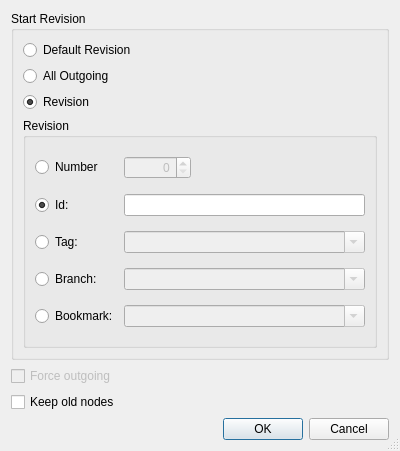
<?xml version="1.0" encoding="UTF-8"?>
<ui version="4.0">
 <class>HgHisteditConfigDialog</class>
 <widget class="QDialog" name="HgHisteditConfigDialog">
  <property name="geometry">
   <rect>
    <x>0</x>
    <y>0</y>
    <width>400</width>
    <height>451</height>
   </rect>
  </property>
  <property name="windowTitle">
   <string>Histedit Configuration</string>
  </property>
  <property name="sizeGripEnabled">
   <bool>true</bool>
  </property>
  <layout class="QVBoxLayout" name="verticalLayout_2">
   <item>
    <widget class="QGroupBox" name="groupBox">
     <property name="title">
      <string>Start Revision</string>
     </property>
     <layout class="QVBoxLayout" name="verticalLayout">
      <item>
       <widget class="QRadioButton" name="defaultButton">
        <property name="toolTip">
         <string>Select to use the default revision as the base</string>
        </property>
        <property name="text">
         <string>Default Revision</string>
        </property>
        <property name="checked">
         <bool>false</bool>
        </property>
       </widget>
      </item>
      <item>
       <widget class="QRadioButton" name="outgoingButton">
        <property name="toolTip">
         <string>Select to edit all outgoing revisions</string>
        </property>
        <property name="text">
         <string>All Outgoing</string>
        </property>
       </widget>
      </item>
      <item>
       <widget class="QRadioButton" name="revisionButton">
        <property name="toolTip">
         <string>Select to use a revision as start point</string>
        </property>
        <property name="text">
         <string>Revision</string>
        </property>
        <property name="checked">
         <bool>true</bool>
        </property>
       </widget>
      </item>
      <item>
       <widget class="QGroupBox" name="revisionGroupBox">
        <property name="enabled">
         <bool>true</bool>
        </property>
        <property name="title">
         <string>Revision</string>
        </property>
        <layout class="QGridLayout" name="gridLayout">
         <item row="0" column="0">
          <widget class="QRadioButton" name="numberButton">
           <property name="toolTip">
            <string>Select to specify a revision by number</string>
           </property>
           <property name="text">
            <string>Number</string>
           </property>
           <property name="checked">
            <bool>false</bool>
           </property>
          </widget>
         </item>
         <item row="0" column="1">
          <widget class="QSpinBox" name="numberSpinBox">
           <property name="enabled">
            <bool>false</bool>
           </property>
           <property name="toolTip">
            <string>Enter a revision number</string>
           </property>
           <property name="alignment">
            <set>Qt::AlignRight</set>
           </property>
           <property name="maximum">
            <number>999999999</number>
           </property>
          </widget>
         </item>
         <item row="0" column="2">
          <spacer>
           <property name="orientation">
            <enum>Qt::Horizontal</enum>
           </property>
           <property name="sizeHint" stdset="0">
            <size>
             <width>40</width>
             <height>20</height>
            </size>
           </property>
          </spacer>
         </item>
         <item row="1" column="0">
          <widget class="QRadioButton" name="idButton">
           <property name="toolTip">
            <string>Select to specify a revision by changeset id</string>
           </property>
           <property name="text">
            <string>Id:</string>
           </property>
           <property name="checked">
            <bool>true</bool>
           </property>
          </widget>
         </item>
         <item row="1" column="1" colspan="2">
          <widget class="QLineEdit" name="idEdit">
           <property name="enabled">
            <bool>true</bool>
           </property>
           <property name="toolTip">
            <string>Enter a changeset id</string>
           </property>
          </widget>
         </item>
         <item row="2" column="0">
          <widget class="QRadioButton" name="tagButton">
           <property name="toolTip">
            <string>Select to specify a revision by a tag</string>
           </property>
           <property name="text">
            <string>Tag:</string>
           </property>
          </widget>
         </item>
         <item row="2" column="1" colspan="2">
          <widget class="QComboBox" name="tagCombo">
           <property name="enabled">
            <bool>false</bool>
           </property>
           <property name="toolTip">
            <string>Enter a tag name</string>
           </property>
           <property name="editable">
            <bool>true</bool>
           </property>
          </widget>
         </item>
         <item row="3" column="0">
          <widget class="QRadioButton" name="branchButton">
           <property name="toolTip">
            <string>Select to specify a revision by a branch</string>
           </property>
           <property name="text">
            <string>Branch:</string>
           </property>
          </widget>
         </item>
         <item row="3" column="1" colspan="2">
          <widget class="QComboBox" name="branchCombo">
           <property name="enabled">
            <bool>false</bool>
           </property>
           <property name="toolTip">
            <string>Enter a branch name</string>
           </property>
           <property name="editable">
            <bool>true</bool>
           </property>
          </widget>
         </item>
         <item row="4" column="0">
          <widget class="QRadioButton" name="bookmarkButton">
           <property name="toolTip">
            <string>Select to specify a revision by a bookmark</string>
           </property>
           <property name="text">
            <string>Bookmark:</string>
           </property>
          </widget>
         </item>
         <item row="4" column="1" colspan="2">
          <widget class="QComboBox" name="bookmarkCombo">
           <property name="enabled">
            <bool>false</bool>
           </property>
           <property name="sizePolicy">
            <sizepolicy hsizetype="Expanding" vsizetype="Fixed">
             <horstretch>0</horstretch>
             <verstretch>0</verstretch>
            </sizepolicy>
           </property>
           <property name="toolTip">
            <string>Enter a bookmark name</string>
           </property>
           <property name="editable">
            <bool>true</bool>
           </property>
          </widget>
         </item>
        </layout>
       </widget>
      </item>
     </layout>
    </widget>
   </item>
   <item>
    <widget class="QCheckBox" name="forceCheckBox">
     <property name="enabled">
      <bool>false</bool>
     </property>
     <property name="toolTip">
      <string>Select to force outgoing</string>
     </property>
     <property name="text">
      <string>Force outgoing</string>
     </property>
    </widget>
   </item>
   <item>
    <widget class="QCheckBox" name="keepCheckBox">
     <property name="toolTip">
      <string>Select to keep old nodes</string>
     </property>
     <property name="text">
      <string>Keep old nodes</string>
     </property>
    </widget>
   </item>
   <item>
    <widget class="QDialogButtonBox" name="buttonBox">
     <property name="orientation">
      <enum>Qt::Horizontal</enum>
     </property>
     <property name="standardButtons">
      <set>QDialogButtonBox::Cancel|QDialogButtonBox::Ok</set>
     </property>
    </widget>
   </item>
  </layout>
 </widget>
 <tabstops>
  <tabstop>defaultButton</tabstop>
  <tabstop>outgoingButton</tabstop>
  <tabstop>revisionButton</tabstop>
  <tabstop>numberButton</tabstop>
  <tabstop>numberSpinBox</tabstop>
  <tabstop>idButton</tabstop>
  <tabstop>idEdit</tabstop>
  <tabstop>tagButton</tabstop>
  <tabstop>tagCombo</tabstop>
  <tabstop>branchButton</tabstop>
  <tabstop>branchCombo</tabstop>
  <tabstop>bookmarkButton</tabstop>
  <tabstop>bookmarkCombo</tabstop>
  <tabstop>forceCheckBox</tabstop>
  <tabstop>keepCheckBox</tabstop>
 </tabstops>
 <resources/>
 <connections>
  <connection>
   <sender>buttonBox</sender>
   <signal>accepted()</signal>
   <receiver>HgHisteditConfigDialog</receiver>
   <slot>accept()</slot>
   <hints>
    <hint type="sourcelabel">
     <x>228</x>
     <y>429</y>
    </hint>
    <hint type="destinationlabel">
     <x>150</x>
     <y>450</y>
    </hint>
   </hints>
  </connection>
  <connection>
   <sender>buttonBox</sender>
   <signal>rejected()</signal>
   <receiver>HgHisteditConfigDialog</receiver>
   <slot>reject()</slot>
   <hints>
    <hint type="sourcelabel">
     <x>296</x>
     <y>435</y>
    </hint>
    <hint type="destinationlabel">
     <x>337</x>
     <y>450</y>
    </hint>
   </hints>
  </connection>
  <connection>
   <sender>revisionButton</sender>
   <signal>toggled(bool)</signal>
   <receiver>revisionGroupBox</receiver>
   <slot>setEnabled(bool)</slot>
   <hints>
    <hint type="sourcelabel">
     <x>67</x>
     <y>117</y>
    </hint>
    <hint type="destinationlabel">
     <x>64</x>
     <y>145</y>
    </hint>
   </hints>
  </connection>
  <connection>
   <sender>numberButton</sender>
   <signal>toggled(bool)</signal>
   <receiver>numberSpinBox</receiver>
   <slot>setEnabled(bool)</slot>
   <hints>
    <hint type="sourcelabel">
     <x>104</x>
     <y>183</y>
    </hint>
    <hint type="destinationlabel">
     <x>158</x>
     <y>180</y>
    </hint>
   </hints>
  </connection>
  <connection>
   <sender>idButton</sender>
   <signal>toggled(bool)</signal>
   <receiver>idEdit</receiver>
   <slot>setEnabled(bool)</slot>
   <hints>
    <hint type="sourcelabel">
     <x>103</x>
     <y>214</y>
    </hint>
    <hint type="destinationlabel">
     <x>161</x>
     <y>216</y>
    </hint>
   </hints>
  </connection>
  <connection>
   <sender>tagButton</sender>
   <signal>toggled(bool)</signal>
   <receiver>tagCombo</receiver>
   <slot>setEnabled(bool)</slot>
   <hints>
    <hint type="sourcelabel">
     <x>91</x>
     <y>247</y>
    </hint>
    <hint type="destinationlabel">
     <x>172</x>
     <y>243</y>
    </hint>
   </hints>
  </connection>
  <connection>
   <sender>branchButton</sender>
   <signal>toggled(bool)</signal>
   <receiver>branchCombo</receiver>
   <slot>setEnabled(bool)</slot>
   <hints>
    <hint type="sourcelabel">
     <x>105</x>
     <y>281</y>
    </hint>
    <hint type="destinationlabel">
     <x>165</x>
     <y>279</y>
    </hint>
   </hints>
  </connection>
  <connection>
   <sender>bookmarkButton</sender>
   <signal>toggled(bool)</signal>
   <receiver>bookmarkCombo</receiver>
   <slot>setEnabled(bool)</slot>
   <hints>
    <hint type="sourcelabel">
     <x>104</x>
     <y>308</y>
    </hint>
    <hint type="destinationlabel">
     <x>156</x>
     <y>308</y>
    </hint>
   </hints>
  </connection>
  <connection>
   <sender>outgoingButton</sender>
   <signal>toggled(bool)</signal>
   <receiver>forceCheckBox</receiver>
   <slot>setEnabled(bool)</slot>
   <hints>
    <hint type="sourcelabel">
     <x>94</x>
     <y>88</y>
    </hint>
    <hint type="destinationlabel">
     <x>117</x>
     <y>374</y>
    </hint>
   </hints>
  </connection>
 </connections>
</ui>
